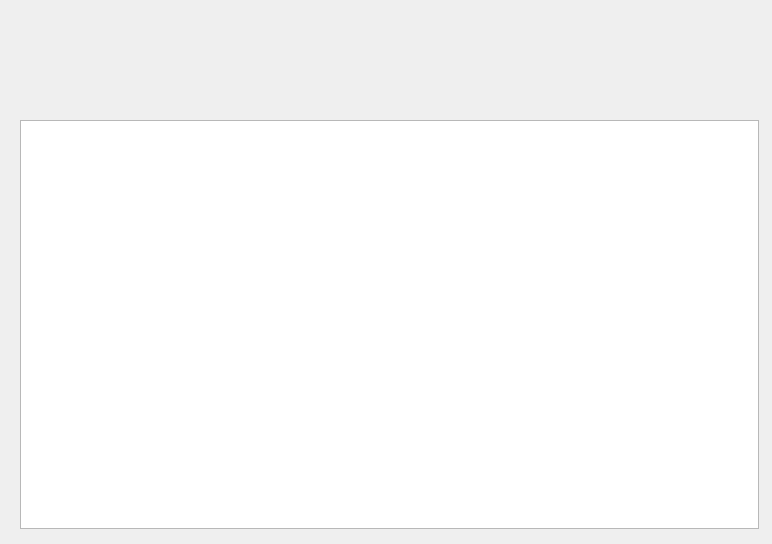
<?xml version="1.0" encoding="UTF-8"?>
<ui version="4.0">
 <class>Blotter</class>
 <widget class="BaseWnd" name="Blotter">
  <property name="geometry">
   <rect>
    <x>0</x>
    <y>0</y>
    <width>772</width>
    <height>544</height>
   </rect>
  </property>
  <property name="windowTitle">
   <string>Blotter</string>
  </property>
  <widget class="QWidget" name="layoutWidget">
   <property name="geometry">
    <rect>
     <x>9</x>
     <y>9</y>
     <width>761</width>
     <height>531</height>
    </rect>
   </property>
   <layout class="QVBoxLayout" name="verticalLayout">
    <property name="spacing">
     <number>0</number>
    </property>
    <property name="sizeConstraint">
     <enum>QLayout::SetNoConstraint</enum>
    </property>
    <item>
     <widget class="BlotterFilterPane" name="Filter" native="true">
      <property name="minimumSize">
       <size>
        <width>0</width>
        <height>100</height>
       </size>
      </property>
      <property name="maximumSize">
       <size>
        <width>16777215</width>
        <height>100</height>
       </size>
      </property>
     </widget>
    </item>
    <item>
     <widget class="QTableView" name="tableView">
      <property name="editTriggers">
       <set>QAbstractItemView::NoEditTriggers</set>
      </property>
      <property name="showDropIndicator" stdset="0">
       <bool>false</bool>
      </property>
      <property name="dragEnabled">
       <bool>true</bool>
      </property>
      <property name="dragDropMode">
       <enum>QAbstractItemView::InternalMove</enum>
      </property>
      <property name="alternatingRowColors">
       <bool>true</bool>
      </property>
      <property name="selectionMode">
       <enum>QAbstractItemView::SingleSelection</enum>
      </property>
      <property name="selectionBehavior">
       <enum>QAbstractItemView::SelectRows</enum>
      </property>
      <property name="showGrid">
       <bool>true</bool>
      </property>
      <property name="gridStyle">
       <enum>Qt::NoPen</enum>
      </property>
      <property name="sortingEnabled">
       <bool>true</bool>
      </property>
      <property name="cornerButtonEnabled">
       <bool>false</bool>
      </property>
      <attribute name="verticalHeaderVisible">
       <bool>false</bool>
      </attribute>
     </widget>
    </item>
   </layout>
  </widget>
 </widget>
 <layoutdefault spacing="6" margin="11"/>
 <customwidgets>
  <customwidget>
   <class>BaseWnd</class>
   <extends>QWidget</extends>
   <header>basewnd.h</header>
   <container>1</container>
  </customwidget>
  <customwidget>
   <class>BlotterFilterPane</class>
   <extends>QWidget</extends>
   <header location="global">BlotterFilterPane.h</header>
   <container>1</container>
  </customwidget>
 </customwidgets>
 <resources/>
 <connections/>
</ui>
